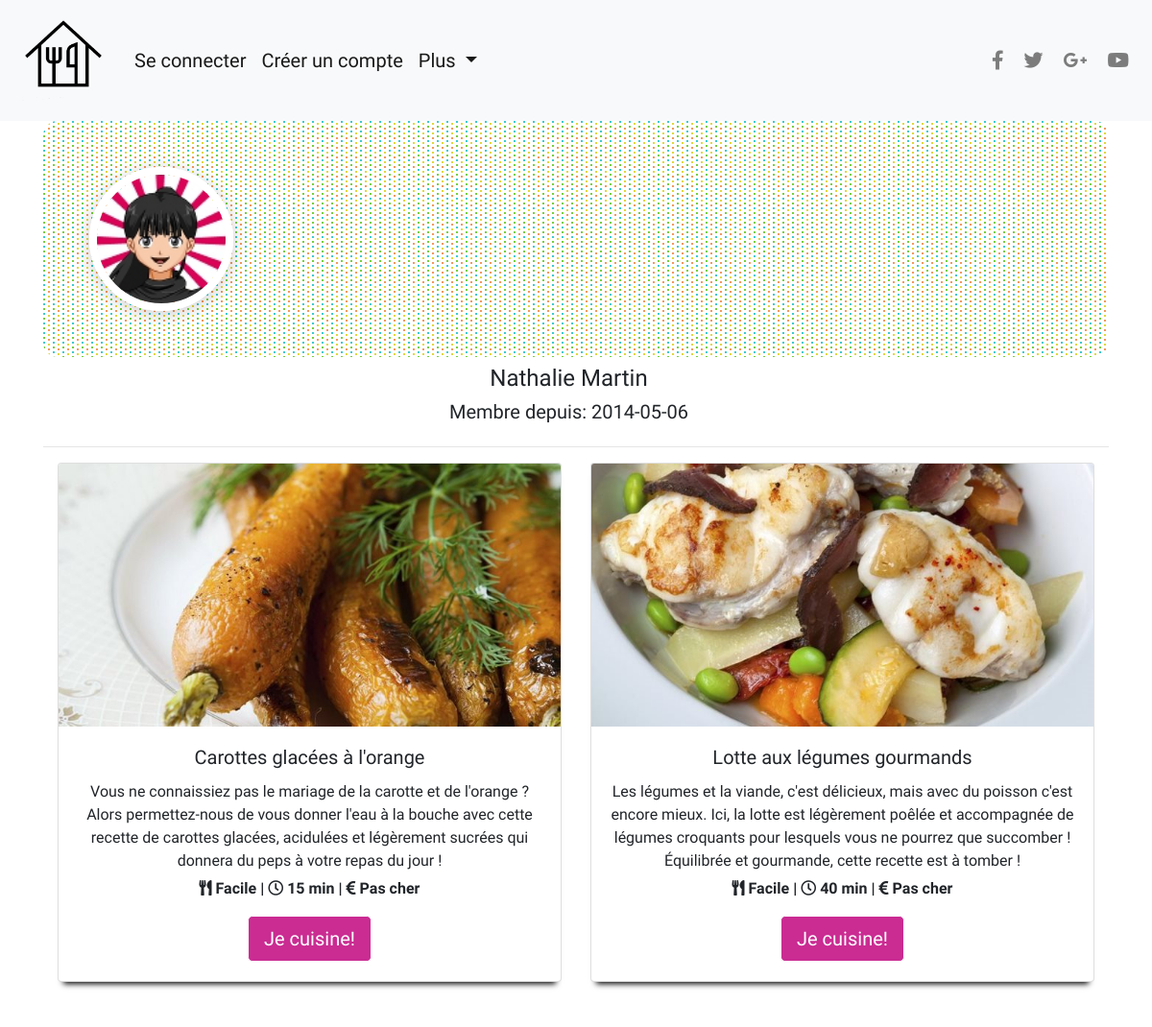
Before: /membre-detail.php?idm=1 (upper part) with the older database file.
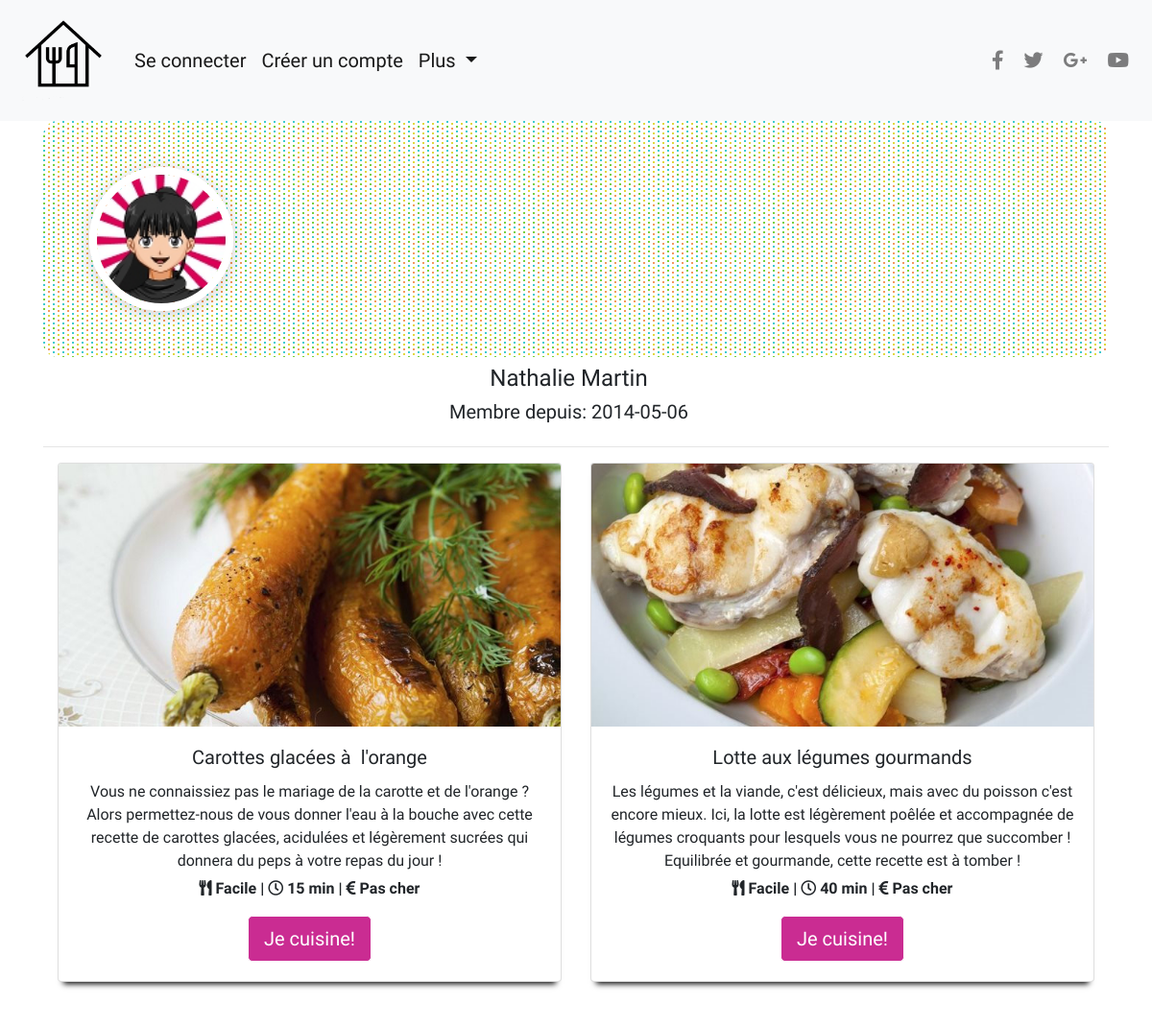
After: the same page with the newer database file.
### tables this page shows
CREATE TABLE `membres` (
  `idMembre` int(11) NOT NULL,
  `gravatar` varchar(100) NOT NULL,
  `login` varchar(32) NOT NULL,
  `password` varchar(40) NOT NULL,
  `statut` varchar(20) NOT NULL,
  `prenom` varchar(50) NOT NULL,
  `nom` varchar(50) NOT NULL,
  `dateCrea` timestamp NOT NULL DEFAULT CURRENT_TIMESTAMP ON UPDATE CURRENT_TIMESTAMP
);

CREATE TABLE `recettes` (
  `idRecette` int(11) NOT NULL,
  `titre` varchar(250) NOT NULL,
  `chapo` longtext NOT NULL,
  `img` varchar(50) NOT NULL,
  `preparation` longtext NOT NULL,
  `ingredient` longtext NOT NULL,
  `membre` int(11) NOT NULL,
  `couleur` varchar(30) NOT NULL,
  `dateCrea` timestamp NOT NULL DEFAULT CURRENT_TIMESTAMP ON UPDATE CURRENT_TIMESTAMP,
  `categorie` int(11) NOT NULL,
  `tempsCuisson` varchar(50) NOT NULL,
  `tempsPreparation` varchar(50) NOT NULL,
  `difficulte` varchar(50) NOT NULL,
  `prix` varchar(50) NOT NULL
);

### inc/init.php (called while the page is built, shortened)
<?php
include './inc/header.php';
$couleurs = array(
    "fushia" => "#ca2c92",
    "bleuClair" => "#30bdf0",
    "vertClair" => "#8bc13f",
);

### membre-detail.php (the view)
<?php
require_once 'inc/init.php';
$id_utilisateur = filter_input(INPUT_GET,'idm',FILTER_SANITIZE_ENCODED);
$query_m = "SELECT gravatar, prenom, nom, dateCrea FROM membres WHERE idMembre='$id_utilisateur';";
$result_m = $pdo->query($query_m);
$membre = $result_m->fetch(PDO::FETCH_OBJ);
?>
<div class="container">
    <div class="row mx-auto bio-bg">
        <div class="col-xs-4 p-5">
            <img src="./assets/photos/gravatars/<?php echo $membre->gravatar; ?>" alt="photo<?php echo $membre->prenom?>" id="bio-pic">
        </div>
    </div>
    <div class="row justify-content-center">
        <div class="col-xs-4 pt-2 bio-summary">
            <h4 class="text-center"><?php echo ucfirst($membre->prenom) . " " . $membre->nom; ?></h4>
            <h5>Membre depuis: <?php echo substr($membre->dateCrea,0,10); ?></h5>
        </div>
    </div>
    <hr>
    <?php
    $query_r = "SELECT idRecette, img, chapo, titre, difficulte, tempsPreparation, prix, couleur FROM recettes WHERE membre='$id_utilisateur';";
    $result = $pdo->query($query_r);
    ?>
    <div class="row mx-auto" id="vedettes">
        <div class="row mx-auto">
            <?php while ($recette = $result->fetch(PDO::FETCH_OBJ)) { ?>
            <div class="col-sm-4 col-xs-4 col-md-6 mb-5">
                <div class="card h-100">
                    <img class="card-img-top" src="./assets/photos/recettes/<?php echo $recette->img;?>" alt="Card image cap">
                    <div class="card-body">
                        <h5 class="card-title"><?php echo $recette->titre; ?></h5>
                        <p class="card-text">
                            <?php echo $recette->chapo; ?>
                            <br>
                            <strong><i class="fas fa-utensils pt-2"></i> <?php echo $recette->difficulte?> | <i class="far fa-clock"></i> <?php echo $recette->tempsPreparation?> | <i class="fas fa-euro-sign"></i> <?php echo $recette->prix?></strong>
                        </p>
                        <a href="recette-detail.php?idr=<?php echo $recette->idRecette;?>" class="btn btn-primary btn-lg" role="button" style="background: <?php echo $couleurs[$recette->couleur];?>; border-color: white;">Je cuisine!</a>
                    </div>
                </div>
            </div>
            <?php } ?>
        </div>
    </div>
</div>
<?php include "./inc/footer.php"; ?>

### inc/header.php (shortened to what this page needs)
<!doctype html>
<html lang="fr">
<head>
    <link rel="stylesheet" href="https://stackpath.bootstrapcdn.com/bootstrap/4.3.1/css/bootstrap.min.css">
    <link rel="stylesheet" href="https://use.fontawesome.com/releases/v5.8.1/css/all.css">
    <link rel="stylesheet" href="./css/main.css">
</head>
<body>
<nav class="navbar navbar-expand-lg navbar-light bg-light">
    <a class="navbar-brand" href="index.php">
        <img src="./assets/images/home-icon.png" alt="Cooking Logo" height="100" width="100">
    </a>
    <div class="collapse navbar-collapse" id="navbarSupportedContent">
        <ul class="navbar-nav mr-auto">
            <li class="nav-item active">
                <a class="nav-link" href="#">Se connecter<span class="sr-only">(current)</span></a>
            </li>
            <li class="nav-item active">
                <a class="nav-link" href="#">Créer un compte</a>
            </li>
            <li class="nav-item dropdown active">
                <a class="nav-link dropdown-toggle" href="#" id="navbarDropdown" role="button" data-toggle="dropdown" aria-haspopup="true" aria-expanded="false">
                    Plus
                </a>
            </li>
        </ul>
        <span class="navbar-text">
            <i class="fab fa-facebook-f p-2"></i>
            <i class="fab fa-twitter p-2"></i>
            <i class="fab fa-google-plus-g p-2"></i>
            <i class="fab fa-youtube p-2"></i>
        </span>
    </div>
</nav>

### inc/footer.php (shortened to what this page needs)
</body>
</html>

### css/main.css (style rules this page uses)
.row { padding-right: 0px; margin-right: 0px; }
nav { font-family: 'Source Sans Pro','sans-serif'; font-size: 1.25em; }
.navbar-collapse { justify-content: center; }
.container { background-color: white; }
.container p, h6 { font-family: 'Source Sans Pro','serif'; }
#vedettes { text-align: center; }
.card { box-shadow: 0 8px 6px -6px black; font-family: "Source Sans Pro",'sans-serif'; }
.card-text { font-family: "Source Sans Pro",'sans-serif'; }
#bio-pic { border-radius: 50%; width: 150px; height: 150px; border: 8px solid white; box-shadow: 0 0.2rem 1.2rem rgba(0,0,0,0.2); }
.bio-bg { background: url("../assets/photos/textures/pattern.png"); border-radius: 15px; }
.bio-summary { font-family: "Source Sans Pro", 'sans-serif'; }

Changed rows visible on the page:
changed recettes "Lotte aux légumes gourmands": chapo "…pourrez que succomber ! Équilibrée et gourmande, cette recette…" → "…pourrez que succomber ! Equilibrée et gourmande, cette recette…"
